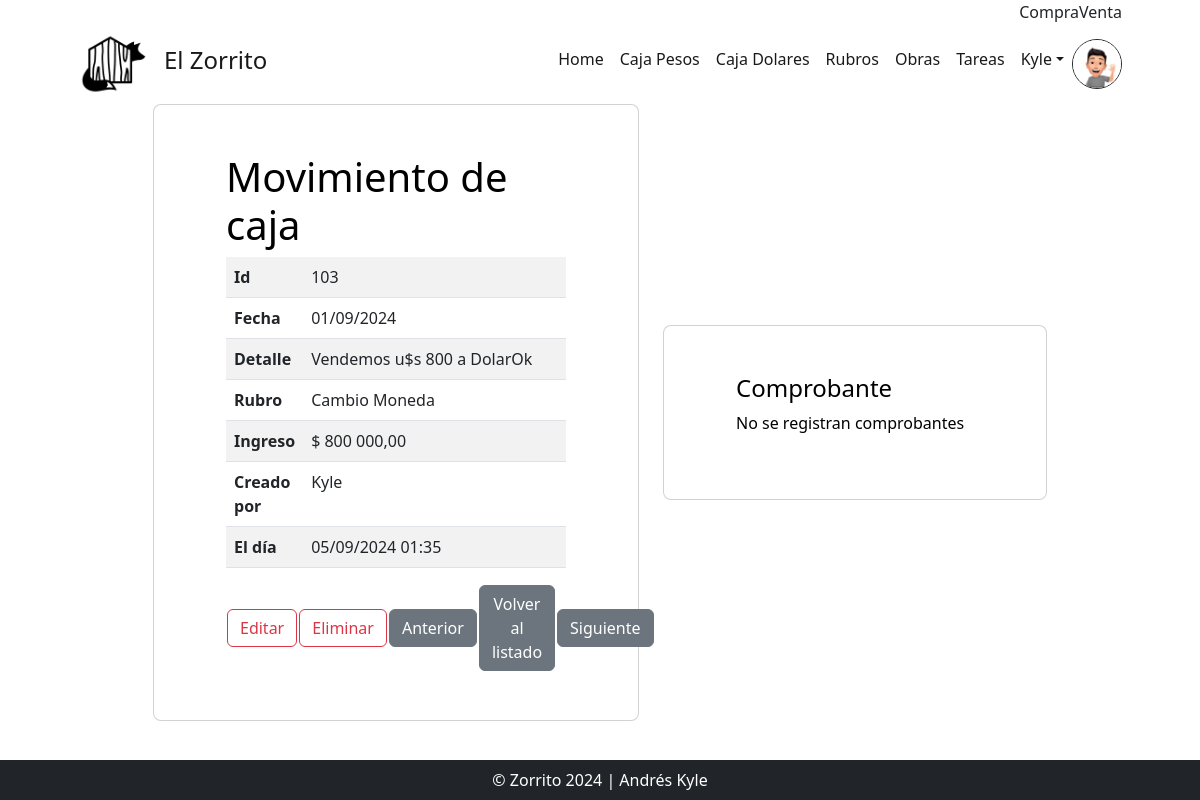
Page /movimientos_detail/103/ (signed in) on the earlier database version.
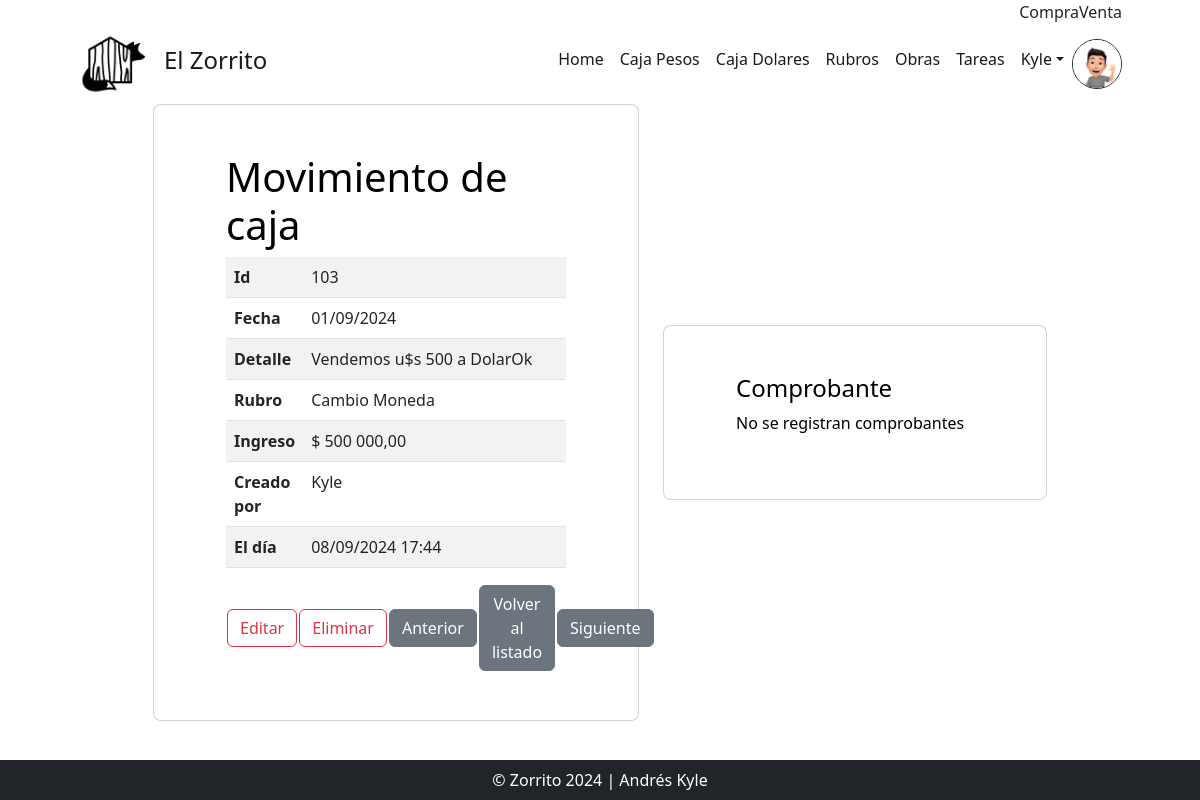
Same page on the later database version.
### AppZorro/models.py (models this page shows)
class CajaPesos(models.Model):
    fecha = models.DateField(default=date.today)
    rubro = models.ForeignKey(Rubros, null=True, on_delete=models.RESTRICT)
    detalle = models.CharField(max_length=60)
    ingreso = models.FloatField(default=0)
    egreso = models.FloatField(default=0)
    comprobante = models.ImageField(upload_to='comprobantes', null=True, blank = True)
    obra = models.ForeignKey(Obra, null=True, on_delete=models.RESTRICT)
    autor = models.ForeignKey(settings.AUTH_USER_MODEL, on_delete=models.RESTRICT, null=True, blank=True, editable=False)
    action_time = models.DateTimeField(auto_now=True, editable=False)
    cotiza = models.FloatField(default=DolarBlue.compra())
    conecta = models.OneToOneField('CajaDolares', null=True, blank=True, on_delete=models.CASCADE)

class Rubros(models.Model):
    titulo = models.CharField(max_length=30)
    def __str__(self):
        return f"{self.titulo}"

### AppZorro/views.py (the view)
# urls.py: path('movimientos_detail/<int:pk>/', views.MovimientosDetailView.as_view(), name="Detalles"),
class MovimientosDetailView(LoginRequiredMixin, DetailView):
    model = CajaPesos
    def get(self, request, *args, **kwargs):
        self.object = self.get_object()
        context = self.get_context_data(object=self.object)
        id_actual = self.object.id
        objetos_ordenados = list(CajaPesos.objects.order_by('id'))
        min = objetos_ordenados[0]
        max = objetos_ordenados[-1]
        min = min.id
        max = max.id
        if self.object.id == min:
            previo = min
        else:
            previo = objetos_ordenados[objetos_ordenados.index(self.object)-1]
            previo = previo.id
        if self.object.id == max:
            siguiente = max
        else:
            siguiente = CajaPesos.objects.filter(id__gt=id_actual).order_by('id').first()
            siguiente = siguiente.id
        context['siguiente'] = siguiente
        context['previo'] = previo
        return self.render_to_response(context)

### AppZorro/templates/AppZorro/CajaPesos_detail.html (shortened to what this page needs)
{% extends 'AppZorro/base.html' %}
{% load static %}
{% block main %}
<div id="todo" class="row d-flex justify-content-center align-items-center">
  <div class="col-xl-5">
      <div class="card rounded-3 text-black">
          <div class="card-body p-md-5 mx-md-4">
              <h3 class="display-6">Movimiento de caja</h3>
                  <table class="table table-striped ">
                        <tr>
                          <th width="20%">Id</th>
                          <td>{{ object.id }}</td>
                        </tr>
                        <tr>
                          <th width="20%">Fecha</th>
                          <td>{{ object.fecha|date:"d/m/Y" }}</td>
                        </tr>
                        <tr>
                          <th width="20%">Detalle</th>
                          <td>{{ object.detalle }}</td>
                        </tr>
                        <tr>
                          <th width="20%">Rubro</th>
                          <td>{{ object.rubro }}</td>
                        </tr>
                        <tr>
                          {% if object.ingreso > 0 %}
                          <th width="20%">Ingreso</th>
                          <td>$ {{ object.ingreso|floatformat:"2g" }}</td>
                          {% endif %}
                        </tr>
                        <tr>
                          <th width="20%">Creado por</th>
                          <td>{{ object.autor }}</td>
                        </tr>
                        <tr>
                          <th width="20%">El día</th>
                          <td>{{ object.action_time|date:'d/m/Y H:i' }}</td>
                        </tr>
                  </table>
                  <table>
                      <tr>
                        <td><a type="button" class="btn btn-outline-danger" href="{% url 'EditarMovimiento' object.id %}">Editar</a></td>
                        <td><a type="button" class="btn btn-outline-danger" href="{% url 'MovimientosDelete' object.id %}">Eliminar</a></td>
                        <td><a type="button" class="btn btn-secondary btn-me" href="{% url 'Detalles' previo %}">Anterior</a></td>
                        <td><a type="button"  class="btn btn-secondary btn-me" href="{% url 'Movimientos' %}">Volver al listado</a></td>
                        <td><a type="button" class="btn btn-secondary btn-me" href="{% url 'Detalles' siguiente %}">Siguiente</a></td>
                      </tr>
                  </table>
              </div>
          </div>
      </div>
      <div class="col-xl-4">
          <div class="card rounded-3 text-black">
              <div class="card-body p-md-5 mx-md-4">
                  <h4 >Comprobante</h4>
                  {% if object.comprobante %}
                      <img src="{{object.comprobante.url}}" alt="" class="img-fluid">
                  {% else %}
                      <p>No se registran comprobantes</p>
                  {% endif %}
              </div>
          </div>
      </div>
  </div>
{% endblock main %}

Differences in the rows shown:
changed CajaPesos "Cambio Moneda": detalle "Vendemos u$s 800 a DolarOk" → "Vendemos u$s 500 a DolarOk"; ingreso "800 000,00" → "500 000,00"; action_time "05/09/2024 01:35" → "08/09/2024 17:44"
